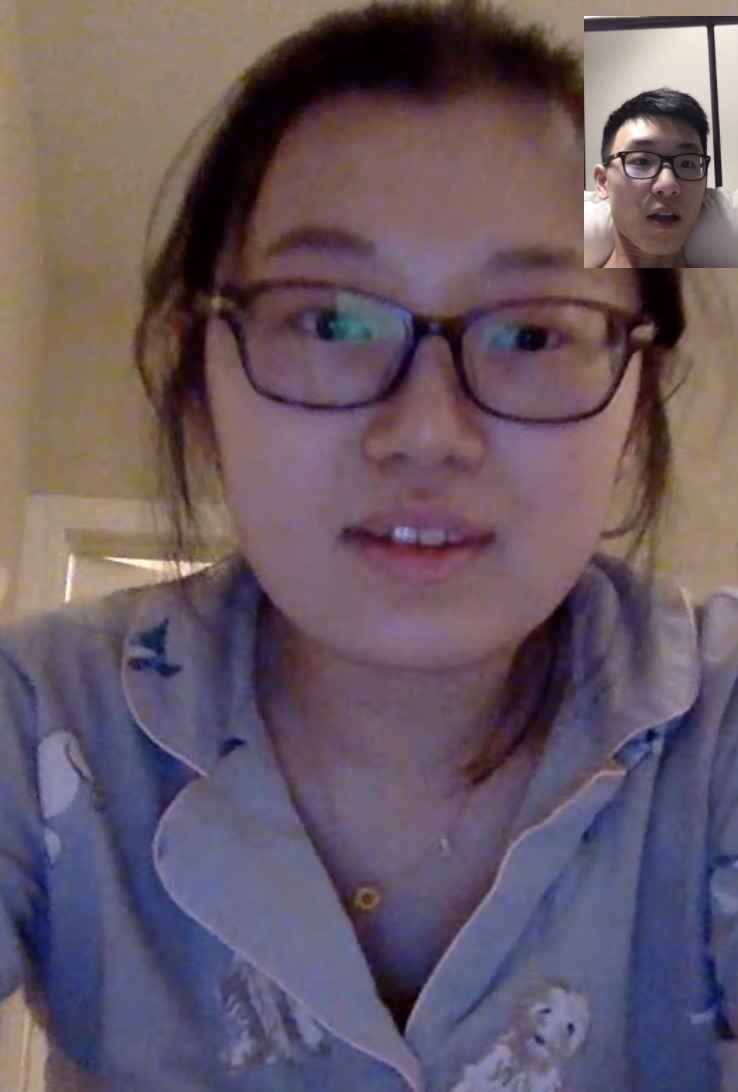
#> input picture sentdex OpenCV with Python for Image and Video Analysis/image.jpg, 738 x 1092 px
$ jupyter execute 'Intro and loading Images - OpenCV with Python for Image and Video Analysis 1.ipynb'   (shell and % lines are left out)
#> lines starting #> are read from the running program, lines starting #| are printed output that depends on the picture
[cell 1]
%pylab qt
import cv2
import numpy as np
import matplotlib.pyplot as plt

在OpenCV中使用imread函数时，除了第一个参数外（第一个参数是指定需要读取的图片的路径和图片名），我们还可以指定一个参数，常用的就是"IMREAD_UNCHANGED"、"IMREAD_GRAYSCALE"、"IMREAD_COLOR"三个属性了

1）"IMREAD_UNCHANGED"指定用图片的原来格式打开，即以不改变图片的方式打开，图片是彩色就是彩色，图片是灰度图像就是灰度图像

2）"IMREAD_GRAYSCALE"指定用灰度图像的方式打开图片，即将原始图像转化为灰度图像再打开

3）"IMREAD_COLOR"指定用彩色图像打开图片

[cell 2]
#grayscale 中gray是灰色的意思 grayscale 会把alpha部分移除，
# alpha是透明度的值， 在jpg里面包含了4个值，bgra bgr是3个颜色的缩写
img = cv2.imread('image.jpg', cv2.IMREAD_GRAYSCALE)
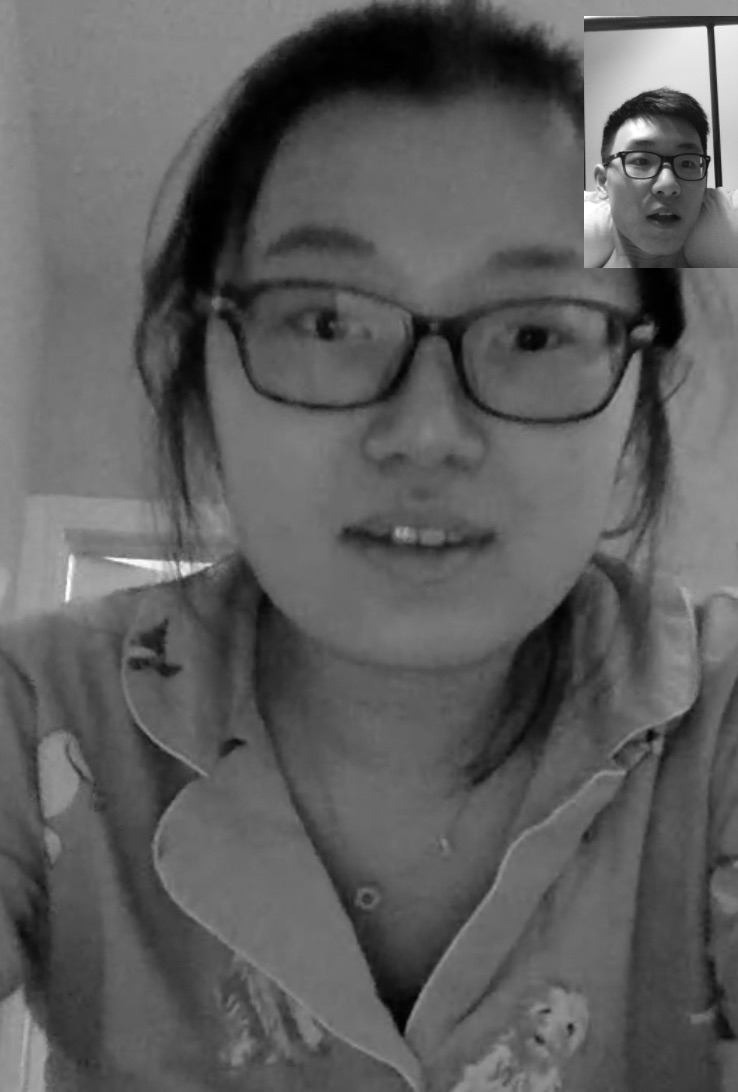
#> img: shape (1092, 738); min 0, max 255, mean 94
print(img)
#> (printed output is left out)

# 这里有两个图片显示的选项，一个是用cv2.imshow() 一个是用 plt.show()

[cell 3]
cv2.imshow('image', img)
cv2.waitKey(0)
cv2.destroyAllWindows()

[cell 4]
plt.imshow(img, cmap='gray', interpolation='bicubic')
plt.plot([50,100],[50,100],'r',linewidth=5)
plt.show()
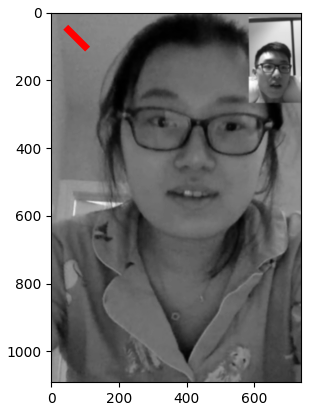
#> figure drawn by matplotlib, 1 panel
